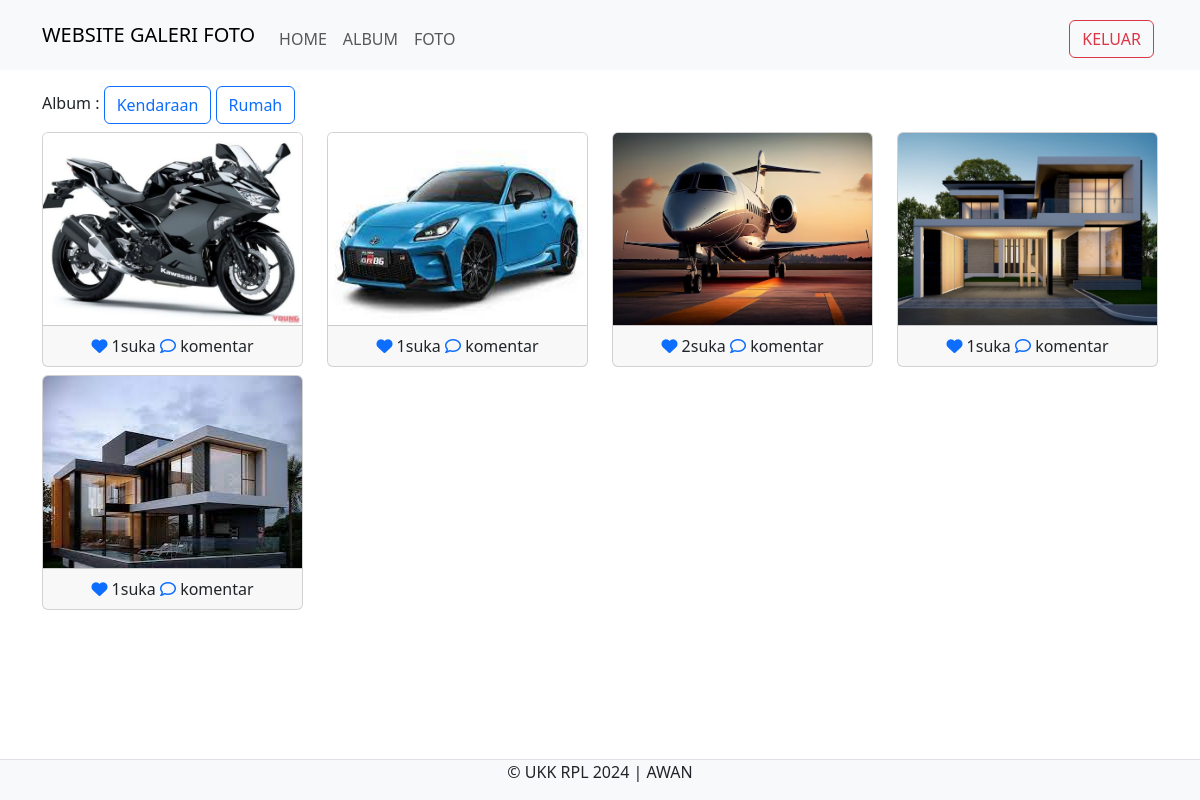
The app's page /assets/admin/home.php (signed in) with its own data.
### tables this page shows
CREATE TABLE `album` (
  `albumid` int(11) NOT NULL,
  `namaalbum` varchar(255) NOT NULL,
  `deskripsi` text NOT NULL,
  `tanggaldibuat` date NOT NULL,
  `userid` int(11) NOT NULL
);

CREATE TABLE `foto` (
  `fotoid` int(11) NOT NULL,
  `judulfoto` varchar(255) NOT NULL,
  `deskripsifoto` text NOT NULL,
  `tanggalunggah` date NOT NULL,
  `lokasifile` varchar(225) NOT NULL,
  `albumid` int(11) NOT NULL,
  `userid` int(11) NOT NULL
);

### assets/admin/home.php (the view, shortened to what this page needs)
<?php
include '../config/koneksi.php';
$userid = $_SESSION['userid'];
?>
<!DOCTYPE html>
<html>
<head>
	<link rel="stylesheet" type="text/css" href="../assets/css/bootstrap.min.css">
 <link rel="stylesheet" href="https://cdnjs.cloudflare.com/ajax/libs/font-awesome/6.5.1/css/all.min.css"/>
</head>
<body  class="bg-image">
  <nav class="navbar navbar-expand-lg bg-body-tertiary">
    <div class="container">
      <a class="navbar-brand" href="index.php">WEBSITE GALERI FOTO</a>
      <div class="collapse navbar-collapse mt-2" id="navbarNavAltMarkup">
        <div class="navbar-nav me-auto">
          <a href="home.php" class="nav-link">HOME</a>
          <a href="album.php" class="nav-link">ALBUM</a>
          <a href="foto.php" class="nav-link">FOTO</a>
        </div>
        <a href="../config/aksi_logout.php" class="btn btn-outline-danger m-1">KELUAR</a>
      </div>
    </div>
  </nav>
  <div class="container mt-3">
    Album :
    <?php
    $album = mysqli_query($koneksi, "SELECT * FROM album WHERE userid='$userid'");
    while($row = mysqli_fetch_array($album)){ ?>
      <a href="home.php?albumid=<?php echo $row['albumid'] ?>" class="btn btn-outline-primary"><?php echo $row['namaalbum'] ?></a>
    <?php } ?>
    <div class="row">
<?php
if (isset($_GET['albumid'])){
$albumid = $_GET['albumid'];
$query = mysqli_query($koneksi, "SELECT * FROM foto WHERE userid='$userid' AND albumid='$albumid'");
while($data = mysqli_fetch_array($query)){ ?>
<div class="col-md-3 mt-2">
          <div class="card">
            <img style="height: 12rem;" src="../assets/img/<?php echo $data['lokasifile'] ?>" class="card-img-top" title="assets/img/<?php echo $data['judulfoto'] ?>">
            <div class="card-footer text-center">
              <?php
              $fotoid = $data['fotoid'];
              $ceksuka = mysqli_query($koneksi, "SELECT * FROM likefoto WHERE fotoid='$fotoid' AND userid='$userid'");
              if (mysqli_num_rows($ceksuka) == 1) { ?>
                <a href="../config/proses_like.php?fotoid=<?php echo $data['fotoid']?>" type="submit" name="batalsuka"><i class="fa fa-heart"></i></a>
              <?php }else{ ?>
                <a href="../config/proses_like.php?fotoid=<?php echo $data['fotoid']?>" type="submit" name="suka"><i class="fa-regular fa-heart"></i></a>
              <?php }
              $like = mysqli_query($koneksi, "SELECT * FROM likefoto WHERE fotoid='$fotoid'");
              echo mysqli_num_rows($like). 'suka';
              ?>
              <a href=""><i class="fa-regular fa-comment"></i></a>komentar
            </div>
          </div>
        </div>
<?php } }else{
      $query = mysqli_query($koneksi, "SELECT * FROM foto WHERE userid='$userid'");
      while($data = mysqli_fetch_array($query)){
        ?>
        <div class="col-md-3 mt-2">
          <div class="card">
            <img style="height: 12rem;" src="../assets/img/<?php echo $data['lokasifile'] ?>" class="card-img-top" title="assets/img/<?php echo $data['judulfoto'] ?>">
            <div class="card-footer text-center">
              <?php
              $fotoid = $data['fotoid'];
              $ceksuka = mysqli_query($koneksi, "SELECT * FROM likefoto WHERE fotoid='$fotoid' AND userid='$userid'");
              if (mysqli_num_rows($ceksuka) == 1) { ?>
                <a href="../config/proses_like.php?fotoid=<?php echo $data['fotoid']?>" type="submit" name="batalsuka"><i class="fa fa-heart"></i></a>
              <?php }else{ ?>
                <a href="../config/proses_like.php?fotoid=<?php echo $data['fotoid']?>" type="submit" name="suka"><i class="fa-regular fa-heart"></i></a>
              <?php }
              $like = mysqli_query($koneksi, "SELECT * FROM likefoto WHERE fotoid='$fotoid'");
              echo mysqli_num_rows($like). 'suka';
              ?>
              <a href=""><i class="fa-regular fa-comment"></i></a> komentar
            </div>
          </div>
        </div>
      <?php } } ?>
    </div>
  </div>
  <footer class="d-flex justify-content-center border-top mt-3 bg-light fixed-bottom">
   <p>&copy; UKK RPL 2024 | AWAN</p>
 </footer>
</body>
</html>

### assets/admin/home.php (style rules this page uses)
.bg-image { background-image: url('background'); background-size: cover; height: 100vh; }

### records on screen
album: namaalbum "Kendaraan"
album: namaalbum "Rumah"
foto: lokasifile (picture), mysqli_num_rows($like) "1"
foto: lokasifile (picture), mysqli_num_rows($like) "1"
foto: lokasifile (picture), mysqli_num_rows($like) "2"
foto: lokasifile (picture), mysqli_num_rows($like) "1"
foto: lokasifile (picture), mysqli_num_rows($like) "1"
